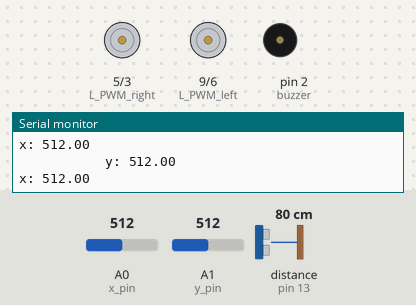
Bench run of a sketch on a simulated Arduino Uno, built with avr-gcc and run on an emulated ATmega328P. Shown: motor-driver pin pairs drawn as motors (green arrow = first pin HIGH = forward, orange = second pin HIGH = backward, longer = more drive), buzzer (waves = sounding, pin HIGH), the last lines printed to the serial monitor. The test bench sets the inputs (shaded band); at power-on: A0 (x_pin) = 512, A1 (y_pin) = 512, distance to the obstacle (sensor on pin 13) 80 cm. The echo pulse lasts 58.3 µs per cm; pins used as bus, display or sensor lines are not drawn.

Above: at 1.2 s.
1.3 s: A0 (x_pin) set to 527
2.8 s: A0 (x_pin) set to 548
At 3.8 s:
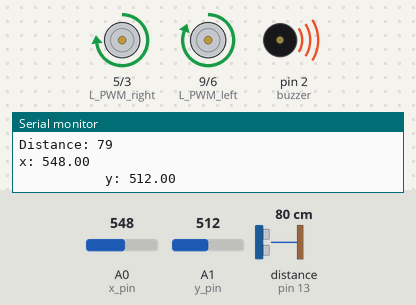
4.6 s: A0 (x_pin) set to 511
At 5.4 s:
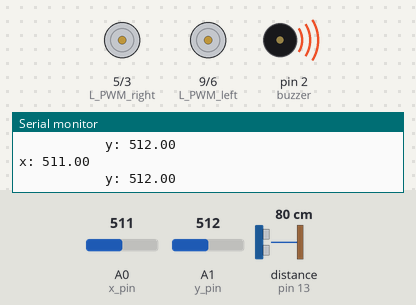
6.1 s: A1 (y_pin) set to 555
At 7.5 s:
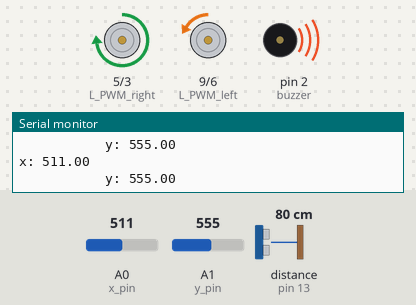
7.8 s: A1 (y_pin) set to 716
At 8.7 s:
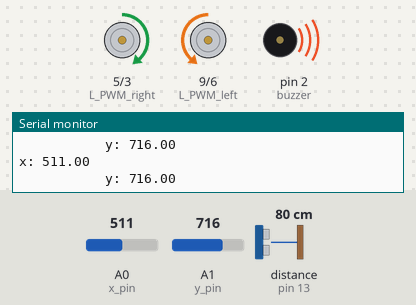
9.6 s: A1 (y_pin) set to 900
At 11.1 s:
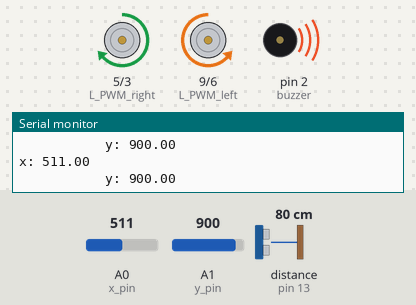
Timing chart, 0 to 12.4 s (numbered marks = the images above; inputs shaded):
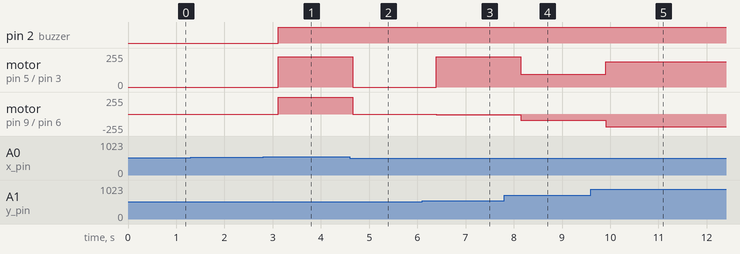

Measured:
- the behaviour switches between 535 and 536 on A0 (x_pin) (found by bisection; images 0 and 1)
- the behaviour switches between 536 and 537 on A1 (y_pin) (found by bisection; images 2 and 3)
- after the input at 2.8 s, pin 2 (buzzer): LOW → HIGH after 0.32 s; motor on pin 5 (L_PWM_right) / pin 3 (R_PWM_right): stopped → forward 226/255 after 0.31 s; motor on pin 9 (L_PWM_left) / pin 6 (R_PWM_left): stopped → forward 255/255 after 0.31 s
- after the input at 4.6 s, motor on pin 5 (L_PWM_right) / pin 3 (R_PWM_right): forward 226/255 → stopped after 0.06 s; motor on pin 9 (L_PWM_left) / pin 6 (R_PWM_left): forward 255/255 → stopped after 0.06 s
- after the input at 6.1 s, motor on pin 5 (L_PWM_right) / pin 3 (R_PWM_right): stopped → forward 226/255 after 0.29 s; motor on pin 9 (L_PWM_left) / pin 6 (R_PWM_left): stopped → backward 10/255 after 0.29 s
- after the input at 7.8 s, motor on pin 5 (L_PWM_right) / pin 3 (R_PWM_right): forward 226/255 → forward 94/255 after 0.35 s; motor on pin 9 (L_PWM_left) / pin 6 (R_PWM_left): backward 10/255 → backward 94/255 after 0.35 s
- after the input at 9.6 s, motor on pin 5 (L_PWM_right) / pin 3 (R_PWM_right): forward 94/255 → forward 190/255 after 0.31 s; motor on pin 9 (L_PWM_left) / pin 6 (R_PWM_left): backward 94/255 → backward 190/255 after 0.31 s

The sketch:

Ultrasonic_added_04.48.ino
```cpp
// Define pins for the ultrasonic sensor
const int trigPin = 12;
const int echoPin = 13;

// Define pin for the buzzer
const int buzzer = 2;

// defines variables
long duration;
int distance;
int safetyDistance;

//Joystick signal pins
double x_pin = A0;
double y_pin = A1;

//Right motor driver pins
int R_PWM_right = 3; //PWM pin
int L_PWM_right = 5; //PWM pin

//Left motor driver pins
int R_PWM_left = 6; //PWM pin
int L_PWM_left = 9; //PWM pin

// ---**---   x threshold values
//FWD_BACK
int x_start_Fwd = 535;
int x_End_Fwd = 1023;
//BACK
int x_start_Bac = 490;
int x_End_Bac = 0;

// ---**---   y threshold values
//LEFT_RIGHT
int y_start_right = 535;
int y_End_right = 1023;
//RIGHT
int y_start_left = 490;
int y_End_left = 0;

void setup()
{
  Serial.begin(9600);
  pinMode(3,OUTPUT);
  pinMode(5,OUTPUT);
  pinMode(6,OUTPUT);
  pinMode(9,OUTPUT);

  pinMode(trigPin, OUTPUT);
  pinMode(echoPin, INPUT);
  pinMode(buzzer, OUTPUT);

}

void loop()
{
//Receive analog pins data
double x_data = analogRead(x_pin);
double y_data = analogRead(y_pin);

Serial.print("x: ");
Serial.println(x_data);
Serial.print("         \t");
Serial.print("y: ");
Serial.print(y_data);
Serial.println("");

//Speed mapping based on x
int spdFwd_RightLeft = map(x_data, x_start_Fwd, x_End_Fwd, 0, 255);
int spdBac_RightLeft = map(x_data, x_start_Bac, x_End_Bac, 0, 255);

//Speed mapping based on y
int spdFwd_RightLeft_y = map(y_data, y_start_right, y_End_right, 0, 255);
int spdBac_RightLeft_y = map(y_data, y_start_left, y_End_left, 0, 255);

//FWD
if(x_data>x_start_Fwd)
{  delay(250);
analogWrite(R_PWM_right,0);
analogWrite(L_PWM_right,spdBac_RightLeft);
analogWrite(R_PWM_left,0);
analogWrite(L_PWM_left,spdBac_RightLeft);
  //.......


  // Clears the trigPin
digitalWrite(trigPin, LOW);
delayMicroseconds(2);

// Sets the trigPin on HIGH state for 10 micro seconds
digitalWrite(trigPin, HIGH);
delayMicroseconds(10);
digitalWrite(trigPin, LOW);

// Reads the echoPin, returns the sound wave travel time in microseconds
duration = pulseIn(echoPin, HIGH);

// Calculating the distance
distance= duration*0.034/2;

safetyDistance = distance;
if (safetyDistance <= 150){
  digitalWrite(buzzer, HIGH);
  //digitalWrite(ledPin, HIGH);
}
else{
  digitalWrite(buzzer, LOW);
  //digitalWrite(ledPin, LOW);
}

// Prints the distance on the Serial Monitor
Serial.print("Distance: ");
Serial.println(distance);

  //.......
}
//RIGHT
else if(y_data>y_start_right)
{ delay(250);
analogWrite(R_PWM_right,0);
analogWrite(L_PWM_right,spdFwd_RightLeft_y);
analogWrite(R_PWM_left,spdFwd_RightLeft_y);
analogWrite(L_PWM_left,0);
}
//LEFT
else if(y_data<y_start_left)
{ delay(250);
analogWrite(R_PWM_right,spdBac_RightLeft_y);
analogWrite(L_PWM_right,0);
analogWrite(R_PWM_left,0);
analogWrite(L_PWM_left,spdBac_RightLeft_y);
}
//BACK
else if(x_data<x_start_Bac)
{ delay(250) ;
analogWrite(R_PWM_right,spdFwd_RightLeft);
analogWrite(L_PWM_right,0);
analogWrite(R_PWM_left,spdFwd_RightLeft);
analogWrite(L_PWM_left,0);
}
else
{
analogWrite(R_PWM_right,0);
analogWrite(L_PWM_right,0);
analogWrite(R_PWM_left,0);
analogWrite(L_PWM_left,0);
}

}
```
